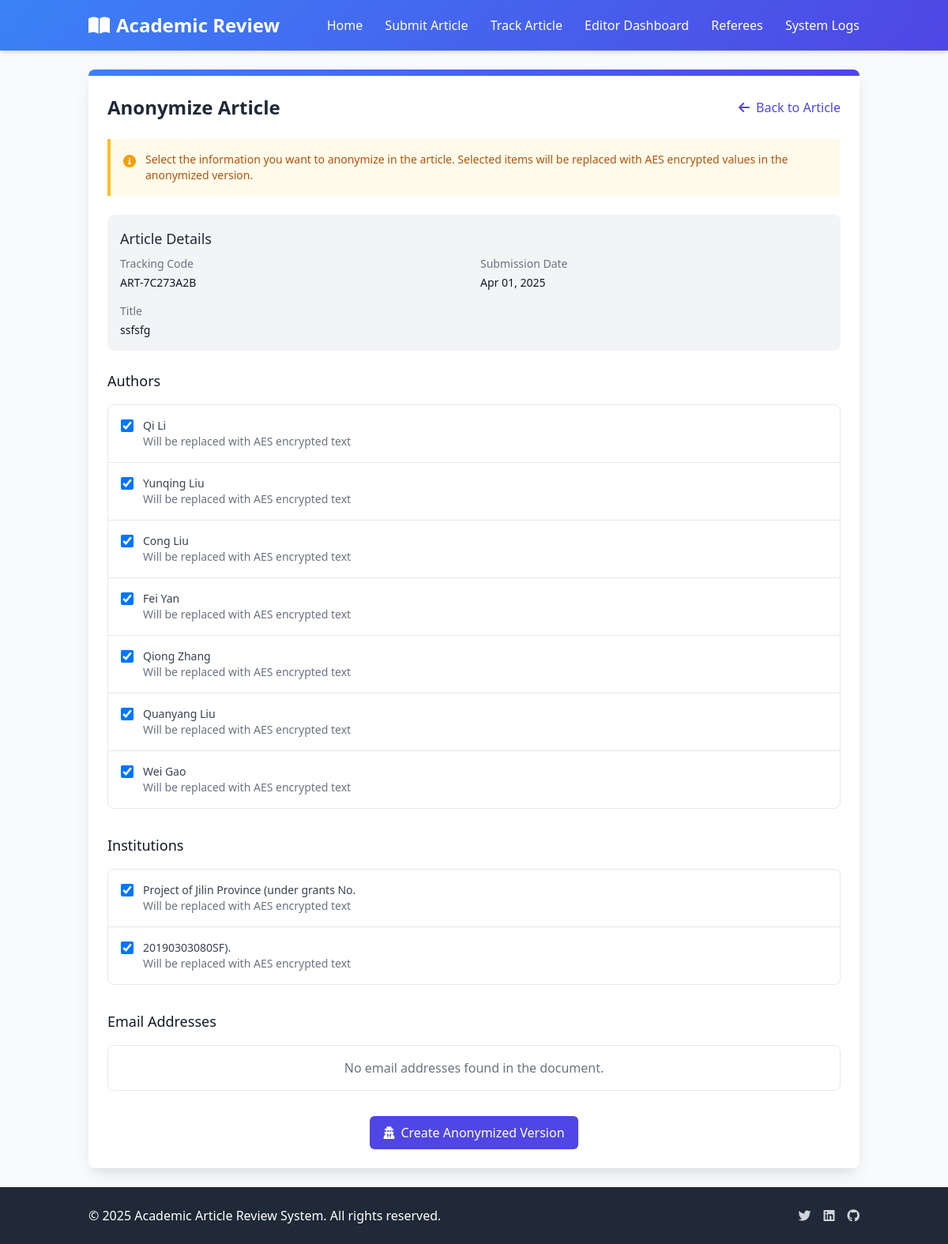
Screenshot of /editor/article/31/anonymize/ with the database file from the repository.
### articles/models.py (models this page shows, shortened)
class Article(models.Model):
    STATUS_CHOICES = (
        ('submitted', 'Submitted'),
        ('under_review', 'Under Review'),
        ('revision_required', 'Revision Required'),
        ('accepted', 'Accepted'),
        ('rejected', 'Rejected'),
    )
    title = models.CharField(max_length=255, null=True, blank=True)
    tracking_code = models.CharField(max_length=20, unique=True, editable=False)
    email = models.EmailField()
    file = models.FileField(upload_to='articles/')
    anonymized_file = models.FileField(upload_to='anonymized_articles/', null=True, blank=True)
    status = models.CharField(max_length=50, choices=STATUS_CHOICES, default='submitted')
    submission_date = models.DateTimeField(auto_now_add=True)
    last_updated = models.DateTimeField(auto_now=True)
    referee = models.ForeignKey('Referee', on_delete=models.SET_NULL, null=True, blank=True, related_name='assigned_articles')
    extracted_authors = models.TextField(blank=True, null=True, help_text="Automatically extracted author names")
    extracted_institutions = models.TextField(blank=True, null=True, help_text="Automatically extracted institutions")
    extracted_keywords = models.TextField(blank=True, null=True, help_text="Automatically extracted keywords")
    extracted_emails = models.TextField(blank=True, null=True, help_text="Automatically extracted email addresses")
    anonymization_map = models.TextField(blank=True, null=True, help_text="JSON mapping of original text to encrypted text")
    anonymization_key = models.CharField(max_length=128, blank=True, null=True, help_text="Encryption key for anonymization")
    is_anonymized = models.BooleanField(default=False, help_text="Whether the article has been anonymized")
    def get_extracted_authors_list(self):
        if self.extracted_authors:
            return self.extracted_authors.split('|')
        return []
    def get_extracted_institutions_list(self):
        if self.extracted_institutions:
            return self.extracted_institutions.split('|')
        return []

### articles/views.py (the view, shortened to what this page needs)
# urls.py: path('editor/article/<int:article_id>/anonymize/', views.anonymize_article, name='anonymize_article'),
def anonymize_article(request, article_id):
    article = get_object_or_404(Article, id=article_id)
    pdf_text = extract_text_from_pdf(article.file.path)
    emails = extract_emails(pdf_text)
    return render(request, 'articles/editor/anonymize.html', {
        'article': article,
        'authors': article.get_extracted_authors_list(),
        'institutions': article.get_extracted_institutions_list(),
        'emails': emails
    })

### articles/utils.py (called while the page is built)
def extract_text_from_pdf(pdf_path):
    text = []
    try:
        with fitz.open(pdf_path) as doc: #PDF i açar
            for page in doc:
                text.append(page.get_text())
        return "\n".join(text)
    except Exception as e:
        logger.error(f"Error extracting text from PDF: {e}")
        return ""

def extract_emails(text):
    email_pattern = r'[a-zA-Z0-9._%+-]+@[a-zA-Z0-9.-]+\.[a-zA-Z]{2,}'
    emails = re.findall(email_pattern, text)
    seen = set()
    unique_emails = []
    for email in emails:
        if email.lower() not in seen:
            seen.add(email.lower())
            unique_emails.append(email)
    logger.info(f"[extract_emails] Found emails: {unique_emails}")
    print(f"[extract_emails] Found emails: {unique_emails}")
    return unique_emails

### templates/articles/editor/anonymize.html (shortened to what this page needs)
{% extends 'articles/base.html' %}
{% block content %}
<div class="max-w-5xl mx-auto">
    <div class="bg-white rounded-lg shadow-card overflow-hidden">
        <div class="gradient-bg h-2"></div>
        <div class="p-6">
            <div class="flex justify-between items-center mb-6">
                <h1 class="text-2xl font-bold text-gray-800">Anonymize Article</h1>
                <a href="{% url 'editor_review' article.id %}" class="text-indigo-600 hover:text-indigo-900">
                    <i class="fas fa-arrow-left mr-1"></i> Back to Article
                </a>
            </div>
            <div class="bg-yellow-50 border-l-4 border-yellow-400 p-4 mb-6">
                <div class="flex">
                    <div class="flex-shrink-0">
                        <i class="fas fa-info-circle text-yellow-500"></i>
                    </div>
                    <div class="ml-3">
                        <p class="text-sm text-yellow-700">
                            Select the information you want to anonymize in the article. Selected items will be replaced with AES encrypted values in the anonymized version.
                        </p>
                    </div>
                </div>
            </div>
            <div class="bg-gray-100 p-4 rounded-lg mb-6">
                <h2 class="text-lg font-medium text-gray-800 mb-2">Article Details</h2>
                <dl class="grid grid-cols-1 gap-x-4 gap-y-4 sm:grid-cols-2">
                    <div class="sm:col-span-1">
                        <dt class="text-sm font-medium text-gray-500">Tracking Code</dt>
                        <dd class="mt-1 text-sm text-gray-900">{{ article.tracking_code }}</dd>
                    </div>
                    <div class="sm:col-span-1">
                        <dt class="text-sm font-medium text-gray-500">Submission Date</dt>
                        <dd class="mt-1 text-sm text-gray-900">{{ article.submission_date|date:"M d, Y" }}</dd>
                    </div>
                    {% if article.title %}
                    <div class="sm:col-span-2">
                        <dt class="text-sm font-medium text-gray-500">Title</dt>
                        <dd class="mt-1 text-sm text-gray-900">{{ article.title }}</dd>
                    </div>
                    {% endif %}
                </dl>
            </div>
            <form method="post" class="mt-6" autocomplete="false">
                <div class="mb-8">
                    <h3 class="text-lg font-medium text-gray-900 mb-4">Authors</h3>
                    {% if authors %}
                    <div class="bg-white rounded-lg border border-gray-200 overflow-hidden">
                        <ul class="divide-y divide-gray-200">
                            {% for author in authors %}
                            <li class="p-4">
                                <div class="flex items-start">
                                    <div class="flex items-center h-5">
                                        <input id="author-{{ forloop.counter }}" name="authors" value="{{ author }}" type="checkbox" checked class="focus:ring-indigo-500 h-4 w-4 text-indigo-600 border-gray-300 rounded">
                                    </div>
                                    <div class="ml-3 text-sm">
                                        <label for="author-{{ forloop.counter }}" class="font-medium text-gray-700">{{ author }}</label>
                                        <p class="text-gray-500">Will be replaced with AES encrypted text</p>
                                    </div>
                                </div>
                            </li>
                            {% endfor %}
                        </ul>
                    </div>
                    {% else %}
                    <div class="bg-white rounded-lg border border-gray-200 p-4 text-center text-gray-500">
                        No authors extracted. <a href="{% url 'process_article_metadata' article.id %}" class="text-indigo-600 hover:text-indigo-900">Process article metadata</a> first.
                    </div>
                    {% endif %}
                </div>
                <div class="mb-8">
                    <h3 class="text-lg font-medium text-gray-900 mb-4">Institutions</h3>
                    {% if institutions %}
                    <div class="bg-white rounded-lg border border-gray-200 overflow-hidden">
                        <ul class="divide-y divide-gray-200">
                            {% for institution in institutions %}
                            <li class="p-4">
                                <div class="flex items-start">
                                    <div class="flex items-center h-5">
                                        <input id="institution-{{ forloop.counter }}" name="institutions" value="{{ institution }}" type="checkbox" checked class="focus:ring-indigo-500 h-4 w-4 text-indigo-600 border-gray-300 rounded">
                                    </div>
                                    <div class="ml-3 text-sm">
                                        <label for="institution-{{ forloop.counter }}" class="font-medium text-gray-700">{{ institution }}</label>
                                        <p class="text-gray-500">Will be replaced with AES encrypted text</p>
                                    </div>
                                </div>
                            </li>
                            {% endfor %}
                        </ul>
                    </div>
                    {% else %}
                    <div class="bg-white rounded-lg border border-gray-200 p-4 text-center text-gray-500">
                        No institutions extracted. <a href="{% url 'process_article_metadata' article.id %}" class="text-indigo-600 hover:text-indigo-900">Process article metadata</a> first.
                    </div>
                    {% endif %}
                </div>
                <div class="mb-8">
                    <h3 class="text-lg font-medium text-gray-900 mb-4">Email Addresses</h3>
                    {% if emails %}
                    <div class="bg-white rounded-lg border border-gray-200 overflow-hidden">
                        <ul class="divide-y divide-gray-200">
                            {% for email in emails %}
                            <li class="p-4">
                                <div class="flex items-start">
                                    <div class="flex items-center h-5">
                                        <input id="email-{{ forloop.counter }}" name="emails" value="{{ email }}" type="checkbox" checked class="focus:ring-indigo-500 h-4 w-4 text-indigo-600 border-gray-300 rounded">
                                    </div>
                                    <div class="ml-3 text-sm">
                                        <label for="email-{{ forloop.counter }}" class="font-medium text-gray-700">{{ email }}</label>
                                        <p class="text-gray-500">Will be replaced with AES encrypted text</p>
                                    </div>
                                </div>
                            </li>
                            {% endfor %}
                        </ul>
                    </div>
                    {% else %}
                    <div class="bg-white rounded-lg border border-gray-200 p-4 text-center text-gray-500">
                        No email addresses found in the document.
                    </div>
                    {% endif %}
                </div>
                <div class="flex justify-center">
                    <button type="submit" class="inline-flex items-center px-4 py-2 border border-transparent text-base font-medium rounded-md shadow-sm text-white bg-indigo-600 hover:bg-indigo-700 focus:outline-none focus:ring-2 focus:ring-offset-2 focus:ring-indigo-500">
                        <i class="fas fa-user-secret mr-2"></i> Create Anonymized Version
                    </button>
                </div>
            </form>
        </div>
    </div>
</div>
{% endblock %}

### templates/articles/base.html (style rules this page uses)
.gradient-bg { background: linear-gradient(135deg, #3b82f6 0%, #4f46e5 100%); }
.shadow-card { box-shadow: 0 10px 25px -5px rgba(0, 0, 0, 0.1), 0 10px 10px -5px rgba(0, 0, 0, 0.04); }

### rows the page displays
Article: tracking_code "ART-7C273A2B", submission_date "Apr 01, 2025", title "ssfsfg"

### other values shown
{{ author }} "Qi Li" "Yunqing Liu" "Cong Liu" "Fei Yan" "Qiong Zhang" "Quanyang Liu" "Wei Gao"
{{ institution }} "Project of Jilin Province (under grants No." "20190303080SF)."
